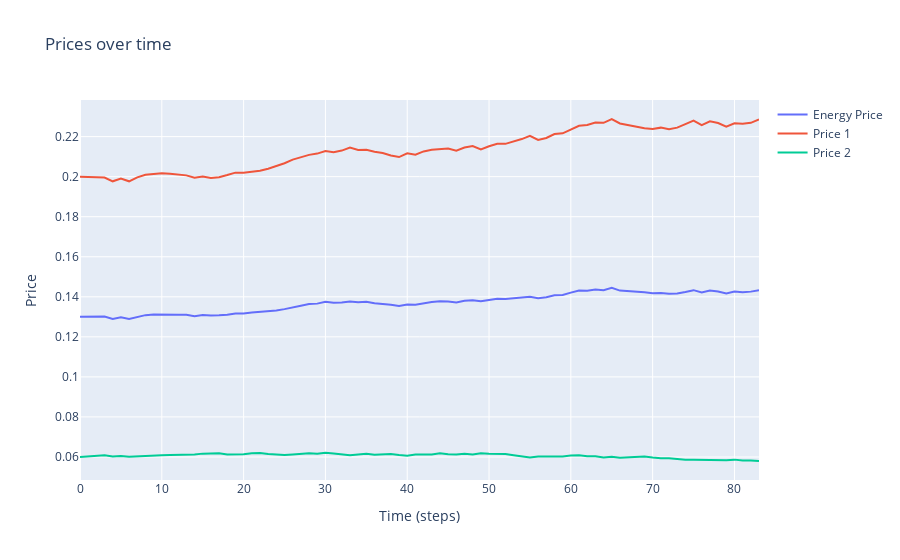

The notebook cell saved with this chart:
### Code cell
import plotly.graph_objects as go

# Assume that `model` is the instance of your model
model_df = model.datacollector.get_model_vars_dataframe()

fig = go.Figure()

# Add scatter plots for each price
for price in ['Energy Price', 'Price 1', 'Price 2']:
    fig.add_trace(go.Scatter(x=model_df.index, y=model_df[price], mode='lines', name=price))

# Set labels and title
fig.update_layout(title='Prices over time', xaxis_title='Time (steps)', yaxis_title='Price')

fig.show()
